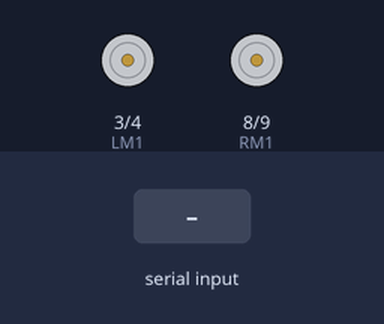
Bench run of a sketch on a simulated Arduino Uno, built with avr-gcc and run on an emulated ATmega328P. Shown: motor-driver pin pairs drawn as motors (green arrow = first pin HIGH = forward, orange = second pin HIGH = backward, longer = more drive). The test bench sets the inputs (shaded band). What the sketch prints to the serial monitor is not drawn.

Above: at 1.2 s.
1.3 s: "F" received over Serial
At 2.0 s:
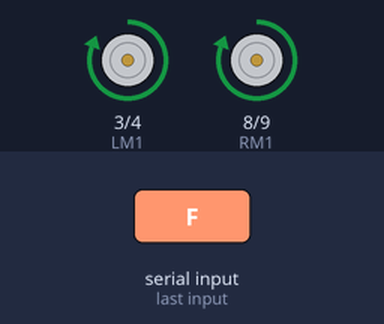
2.8 s: "B" received over Serial
At 3.1 s:
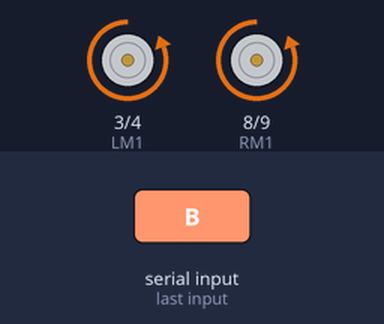
4.3 s: "R" received over Serial
At 5.5 s:
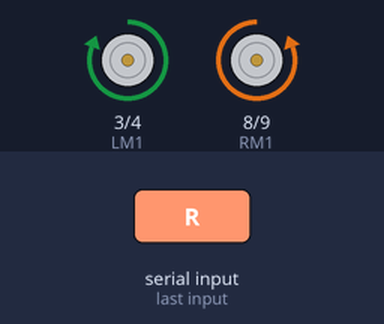
5.8 s: "L" received over Serial
At 6.6 s:
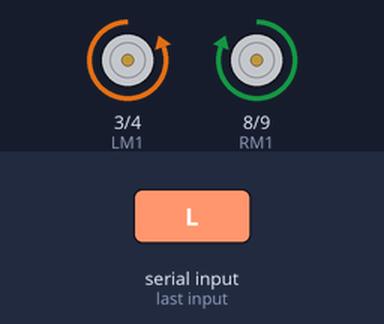
Timing chart, 0 to 8.3 s (numbered marks = the images above; inputs shaded):
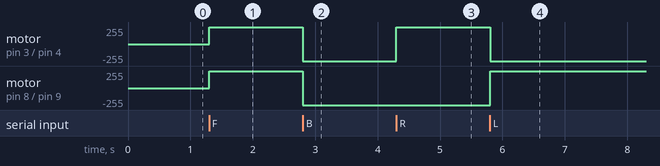

Measured:
- after the input at 1.3 s, motor on pin 3 (LM1) / pin 4 (LM2), motor on pin 8 (RM1) / pin 9 (RM2): stopped → forward 255/255 at once
- after the input at 2.8 s, motor on pin 3 (LM1) / pin 4 (LM2), motor on pin 8 (RM1) / pin 9 (RM2): forward 255/255 → backward 255/255 at once
- after the input at 4.3 s, motor on pin 3 (LM1) / pin 4 (LM2): backward 255/255 → forward 255/255 at once
- after the input at 5.8 s, motor on pin 3 (LM1) / pin 4 (LM2): forward 255/255 → backward 255/255 at once; motor on pin 8 (RM1) / pin 9 (RM2): backward 255/255 → forward 255/255 at once

The sketch:

botcontrolforeyantra__1_.ino
```cpp
int LM1=3,LM2=4,RM1=8,RM2=9;
char val=0;
void setup()
{
 Serial.begin(9600);
 pinMode(3,OUTPUT); // postive of motor  left
 pinMode(4,OUTPUT); // negative of motor left
 pinMode(8,OUTPUT); // postive of right motor
 pinMode(9,OUTPUT); // negative of right motor
  // put your setup code here, to run once:

}

void loop()
{
  while(Serial.available()>0)
 {
  val=Serial.read();
  Serial.print(val);
 }
  if(val=='F') //  forward direction
  {
   digitalWrite(LM1,HIGH);
   digitalWrite(RM1,HIGH);
   digitalWrite(LM2,LOW);
   digitalWrite(RM2,LOW);

   }
   else if(val=='B') // reverse direction
  {
   digitalWrite(LM2,HIGH);
   digitalWrite(RM2,HIGH);
   digitalWrite(LM1,LOW);
   digitalWrite(RM1,LOW);

   }
   else if(val=='R') // right direction
  {
   digitalWrite(LM1,HIGH);
   digitalWrite(RM2,HIGH);
   digitalWrite(LM2,LOW);
   digitalWrite(RM1,LOW);

   }
   else if(val=='L') // left direction
  {
   digitalWrite(LM1,LOW);
   digitalWrite(RM1,HIGH);
   digitalWrite(LM2,HIGH);
   digitalWrite(RM2,LOW);
  }
  else if(val=='S') // stop
  {
   digitalWrite(LM1,LOW);
   digitalWrite(RM1,LOW);
   digitalWrite(LM2,LOW);
   digitalWrite(RM2,LOW);
  }
  // put your main code here, to run repeatedly:

}
```
